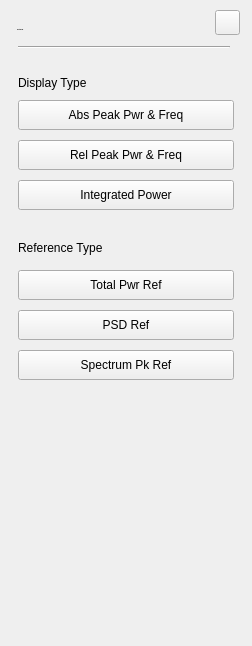
<?xml version="1.0" encoding="UTF-8"?>
<ui version="4.0">
 <class>SA_Dialog_SpecEM</class>
 <widget class="QWidget" name="SA_Dialog_SpecEM">
  <property name="geometry">
   <rect>
    <x>0</x>
    <y>0</y>
    <width>252</width>
    <height>646</height>
   </rect>
  </property>
  <property name="windowTitle">
   <string>Form</string>
  </property>
  <widget class="QWidget" name="widget" native="true">
   <property name="geometry">
    <rect>
     <x>0</x>
     <y>0</y>
     <width>252</width>
     <height>646</height>
    </rect>
   </property>
   <property name="styleSheet">
    <string notr="true">

#widget&gt;QPushButton
{
	/*color:rgb(255,255,255);*/
}

#widget&gt;QPushButton
{
	color:rgba(123, 123, 123,1);
	border-style:flat;
	font: 75 13px &quot;Arial&quot;;
	font-weight:bold;
}
#widget&gt;QPushButton:checked
{
	color:rgba(87, 87, 87,1);
}


#widget&gt;QLabel
{
	font: 75 13px &quot;Arial&quot;;
	color:rgba(46,46,46,1);
}

#widget&gt;#lblTitle
{
	font: 75 20px &quot;Arial&quot;;
	color:rgba(46,46,46,1);
	line-height:23px;
	font-weight:bold;
}
#pb_cancel
{
border-style:flat;
background-color:rgba(0,0,0,0);
background-image: url(:/sa/image/btn_close_normal.png);
}
#pb_cancel:pressed
{
background-image: url(:/sa/image/btn_close_click.png);
}
#line
{
	background-color:rgba(46,46,46,1);
}
#SA_Dialog_SpecEM[status = &quot;indoor&quot;] #widget
{
background-color:rgba(211,211,211,0.9);
}
#SA_Dialog_SpecEM[status = &quot;outdoor&quot;] #widget{
background-color:rgba(211,211,211,0.9);
}
#SA_Dialog_SpecEM[status = &quot;night&quot;] #widget
{
	background-color:rgba(208,182,139,0.9);
}
</string>
   </property>
   <widget class="QLabel" name="lblTitle">
    <property name="geometry">
     <rect>
      <x>17</x>
      <y>19</y>
      <width>158</width>
      <height>22</height>
     </rect>
    </property>
    <property name="font">
     <font>
      <family>Arial</family>
      <pointsize>-1</pointsize>
      <weight>75</weight>
      <italic>false</italic>
      <bold>true</bold>
     </font>
    </property>
    <property name="text">
     <string>Spectrum EM</string>
    </property>
   </widget>
   <widget class="QPushButton" name="pb_cancel">
    <property name="geometry">
     <rect>
      <x>215</x>
      <y>10</y>
      <width>25</width>
      <height>25</height>
     </rect>
    </property>
    <property name="focusPolicy">
     <enum>Qt::NoFocus</enum>
    </property>
    <property name="styleSheet">
     <string notr="true">/*******************indoor**********************/
#SA_Dialog_SpecEM[status  =  &quot;indoor&quot;] QPushButton
{
background-color:rgba(0,0,0,0);
background-image: url(:/sa/image/btn_close_normal.png);
}
#SA_Dialog_SpecEM[status  =  &quot;indoor&quot;] QPushButton:pressed
{
background-image: url(:/sa/image/btn_close_click.png);
}

/*******************outdoor**********************/
#SA_Dialog_SpecEM[status  =  &quot;outdoor&quot;] QPushButton
{
background-color:rgba(0,0,0,0);
background-image: url(:/sa/image/btn_close_normal.png);
}
#SA_Dialog_SpecEM[status  =  &quot;outdoor&quot;] QPushButton:pressed
{
background-image: url(:/sa/image/btn_close_click.png);
}

/*******************night**********************/
#SA_Dialog_SpecEM[status  =  &quot;night&quot;] QPushButton
{
background-color:rgba(0,0,0,0);
border-image: url(:/sa/image/night/btn_close_normal.png);
}
#SA_Dialog_SpecEM[status  =  &quot;night&quot;] QPushButton:pressed
{
border-image: url(:/sa/image/night/btn_close_click.png);
}</string>
    </property>
    <property name="text">
     <string/>
    </property>
   </widget>
   <widget class="Line" name="line">
    <property name="geometry">
     <rect>
      <x>18</x>
      <y>46</y>
      <width>212</width>
      <height>2</height>
     </rect>
    </property>
    <property name="orientation">
     <enum>Qt::Horizontal</enum>
    </property>
   </widget>
   <widget class="QLabel" name="lbl_Speed">
    <property name="geometry">
     <rect>
      <x>284</x>
      <y>262</y>
      <width>68</width>
      <height>30</height>
     </rect>
    </property>
    <property name="text">
     <string>Sweep
Speed</string>
    </property>
   </widget>
   <widget class="QPushButton" name="pb_Speed_Normal">
    <property name="geometry">
     <rect>
      <x>360</x>
      <y>262</y>
      <width>69</width>
      <height>30</height>
     </rect>
    </property>
    <property name="focusPolicy">
     <enum>Qt::NoFocus</enum>
    </property>
    <property name="styleSheet">
     <string notr="true">QPushButton:checked
{
	padding: 8px 14px 7px 10px;
	background-image: url(:/sa/image/fre_checked_left.png);
}
QPushButton:!checked
{
	padding: 8px 14px 7px 10px;
	background-image: url(:/sa/image/fre_checked_right.png);
}</string>
    </property>
    <property name="text">
     <string>Normal</string>
    </property>
    <property name="checkable">
     <bool>true</bool>
    </property>
    <property name="checked">
     <bool>true</bool>
    </property>
    <property name="autoExclusive">
     <bool>true</bool>
    </property>
   </widget>
   <widget class="QPushButton" name="pb_Speed_Fast">
    <property name="geometry">
     <rect>
      <x>431</x>
      <y>262</y>
      <width>69</width>
      <height>30</height>
     </rect>
    </property>
    <property name="focusPolicy">
     <enum>Qt::NoFocus</enum>
    </property>
    <property name="styleSheet">
     <string notr="true">QPushButton:checked
{
padding: 8px 5px 7px 6px;
	background-image: url(:/sa/image/fre_checked_right.png);
	background-position:right;
}

QPushButton:!checked
{
padding: 8px 5px 7px 6px;
	background-image: url(:/sa/image/fre_checked_left.png);
	background-position:right;
}</string>
    </property>
    <property name="text">
     <string>Fast</string>
    </property>
    <property name="checkable">
     <bool>true</bool>
    </property>
    <property name="autoExclusive">
     <bool>true</bool>
    </property>
   </widget>
   <widget class="QLabel" name="label_22">
    <property name="geometry">
     <rect>
      <x>18</x>
      <y>75</y>
      <width>111</width>
      <height>15</height>
     </rect>
    </property>
    <property name="text">
     <string>Display Type</string>
    </property>
   </widget>
   <widget class="QPushButton" name="pb_Display_Abs">
    <property name="geometry">
     <rect>
      <x>18</x>
      <y>100</y>
      <width>216</width>
      <height>30</height>
     </rect>
    </property>
    <property name="focusPolicy">
     <enum>Qt::NoFocus</enum>
    </property>
    <property name="styleSheet">
     <string notr="true">/**********************indoor************************/
#SA_Dialog_SpecEM[status  =  &quot;indoor&quot;] QPushButton
{
	color:white;
	background-image: url(:/sa/image/btn_w216_nor.png);
}

#SA_Dialog_SpecEM[status  =  &quot;indoor&quot;] QPushButton:checked
{
	background-image: url(:/sa/image/btn_w216_click.png);
}
/**********************outdoor************************/
#SA_Dialog_SpecEM[status  =  &quot;outdoor&quot;] QPushButton
{
	color:white;
	background-image: url(:/sa/image/btn_w216_nor.png);
}

#SA_Dialog_SpecEM[status  =  &quot;outdoor&quot;] QPushButton:checked
{
	background-image: url(:/sa/image/btn_w216_click.png);
}
/**********************night************************/
#SA_Dialog_SpecEM[status  =  &quot;night&quot;] QPushButton
{
	color: #FBDBA7;
	border-image: url(:/sa/image/btn_w216_nor.png);
}

#SA_Dialog_SpecEM[status  =  &quot;night&quot;] QPushButton:checked
{
	color:rgba(252, 220, 168, 1);
	border-image: url(:/sa/image/night/btn_w216_click.png);
}</string>
    </property>
    <property name="text">
     <string>Abs Peak Pwr &amp;&amp; Freq</string>
    </property>
    <property name="checkable">
     <bool>true</bool>
    </property>
    <attribute name="buttonGroup">
     <string notr="true">buttonGroup</string>
    </attribute>
   </widget>
   <widget class="QPushButton" name="pb_Display_Ref">
    <property name="geometry">
     <rect>
      <x>18</x>
      <y>140</y>
      <width>216</width>
      <height>30</height>
     </rect>
    </property>
    <property name="focusPolicy">
     <enum>Qt::NoFocus</enum>
    </property>
    <property name="styleSheet">
     <string notr="true">/**********************indoor************************/
#SA_Dialog_SpecEM[status  =  &quot;indoor&quot;] QPushButton
{
	color:white;
	background-image: url(:/sa/image/btn_w216_nor.png);
}

#SA_Dialog_SpecEM[status  =  &quot;indoor&quot;] QPushButton:checked
{
	background-image: url(:/sa/image/btn_w216_click.png);
}
/**********************outdoor************************/
#SA_Dialog_SpecEM[status  =  &quot;outdoor&quot;] QPushButton
{
	color:white;
	background-image: url(:/sa/image/btn_w216_nor.png);
}

#SA_Dialog_SpecEM[status  =  &quot;outdoor&quot;] QPushButton:checked
{
	background-image: url(:/sa/image/btn_w216_click.png);
}
/**********************night************************/
#SA_Dialog_SpecEM[status  =  &quot;night&quot;] QPushButton
{
	color: #FBDBA7;
	border-image: url(:/sa/image/btn_w216_nor.png);
}

#SA_Dialog_SpecEM[status  =  &quot;night&quot;] QPushButton:checked
{
	color:rgba(252, 220, 168, 1);
	border-image: url(:/sa/image/night/btn_w216_click.png);
}</string>
    </property>
    <property name="text">
     <string>Rel Peak Pwr &amp;&amp; Freq</string>
    </property>
    <property name="checkable">
     <bool>true</bool>
    </property>
    <attribute name="buttonGroup">
     <string notr="true">buttonGroup</string>
    </attribute>
   </widget>
   <widget class="QPushButton" name="pb_Display_IntePwr">
    <property name="geometry">
     <rect>
      <x>18</x>
      <y>180</y>
      <width>216</width>
      <height>30</height>
     </rect>
    </property>
    <property name="focusPolicy">
     <enum>Qt::NoFocus</enum>
    </property>
    <property name="styleSheet">
     <string notr="true">/**********************indoor************************/
#SA_Dialog_SpecEM[status  =  &quot;indoor&quot;] QPushButton
{
	color:white;
	background-image: url(:/sa/image/btn_w216_nor.png);
}

#SA_Dialog_SpecEM[status  =  &quot;indoor&quot;] QPushButton:checked
{
	background-image: url(:/sa/image/btn_w216_click.png);
}
/**********************outdoor************************/
#SA_Dialog_SpecEM[status  =  &quot;outdoor&quot;] QPushButton
{
	color:white;
	background-image: url(:/sa/image/btn_w216_nor.png);
}

#SA_Dialog_SpecEM[status  =  &quot;outdoor&quot;] QPushButton:checked
{
	background-image: url(:/sa/image/btn_w216_click.png);
}
/**********************night************************/
#SA_Dialog_SpecEM[status  =  &quot;night&quot;] QPushButton
{
	color: #FBDBA7;
	border-image: url(:/sa/image/btn_w216_nor.png);
}

#SA_Dialog_SpecEM[status  =  &quot;night&quot;] QPushButton:checked
{
	color:rgba(252, 220, 168, 1);
	border-image: url(:/sa/image/night/btn_w216_click.png);
}</string>
    </property>
    <property name="text">
     <string>Integrated Power</string>
    </property>
    <property name="checkable">
     <bool>true</bool>
    </property>
    <attribute name="buttonGroup">
     <string notr="true">buttonGroup</string>
    </attribute>
   </widget>
   <widget class="QPushButton" name="pb_ref_PSD">
    <property name="geometry">
     <rect>
      <x>18</x>
      <y>310</y>
      <width>216</width>
      <height>30</height>
     </rect>
    </property>
    <property name="focusPolicy">
     <enum>Qt::NoFocus</enum>
    </property>
    <property name="styleSheet">
     <string notr="true">/**********************indoor************************/
#SA_Dialog_SpecEM[status  =  &quot;indoor&quot;] QPushButton
{
	color:white;
	background-image: url(:/sa/image/btn_w216_nor.png);
}

#SA_Dialog_SpecEM[status  =  &quot;indoor&quot;] QPushButton:checked
{
	background-image: url(:/sa/image/btn_w216_click.png);
}
/**********************outdoor************************/
#SA_Dialog_SpecEM[status  =  &quot;outdoor&quot;] QPushButton
{
	color:white;
	background-image: url(:/sa/image/btn_w216_nor.png);
}

#SA_Dialog_SpecEM[status  =  &quot;outdoor&quot;] QPushButton:checked
{
	background-image: url(:/sa/image/btn_w216_click.png);
}
/**********************night************************/
#SA_Dialog_SpecEM[status  =  &quot;night&quot;] QPushButton
{
	color: #FBDBA7;
	border-image: url(:/sa/image/btn_w216_nor.png);
}

#SA_Dialog_SpecEM[status  =  &quot;night&quot;] QPushButton:checked
{
	color:rgba(252, 220, 168, 1);
	border-image: url(:/sa/image/night/btn_w216_click.png);
}</string>
    </property>
    <property name="text">
     <string>PSD Ref</string>
    </property>
    <property name="checkable">
     <bool>true</bool>
    </property>
    <attribute name="buttonGroup">
     <string notr="true">buttonGroup_2</string>
    </attribute>
   </widget>
   <widget class="QLabel" name="label_23">
    <property name="geometry">
     <rect>
      <x>18</x>
      <y>240</y>
      <width>111</width>
      <height>15</height>
     </rect>
    </property>
    <property name="text">
     <string>Reference Type</string>
    </property>
   </widget>
   <widget class="QPushButton" name="pb_ref_SpecPk">
    <property name="geometry">
     <rect>
      <x>18</x>
      <y>350</y>
      <width>216</width>
      <height>30</height>
     </rect>
    </property>
    <property name="focusPolicy">
     <enum>Qt::NoFocus</enum>
    </property>
    <property name="styleSheet">
     <string notr="true">/**********************indoor************************/
#SA_Dialog_SpecEM[status  =  &quot;indoor&quot;] QPushButton
{
	color:white;
	background-image: url(:/sa/image/btn_w216_nor.png);
}

#SA_Dialog_SpecEM[status  =  &quot;indoor&quot;] QPushButton:checked
{
	background-image: url(:/sa/image/btn_w216_click.png);
}
/**********************outdoor************************/
#SA_Dialog_SpecEM[status  =  &quot;outdoor&quot;] QPushButton
{
	color:white;
	background-image: url(:/sa/image/btn_w216_nor.png);
}

#SA_Dialog_SpecEM[status  =  &quot;outdoor&quot;] QPushButton:checked
{
	background-image: url(:/sa/image/btn_w216_click.png);
}
/**********************night************************/
#SA_Dialog_SpecEM[status  =  &quot;night&quot;] QPushButton
{
	color: #FBDBA7;
	border-image: url(:/sa/image/btn_w216_nor.png);
}

#SA_Dialog_SpecEM[status  =  &quot;night&quot;] QPushButton:checked
{
	color:rgba(252, 220, 168, 1);
	border-image: url(:/sa/image/night/btn_w216_click.png);
}
</string>
    </property>
    <property name="text">
     <string>Spectrum Pk Ref</string>
    </property>
    <property name="checkable">
     <bool>true</bool>
    </property>
    <attribute name="buttonGroup">
     <string notr="true">buttonGroup_2</string>
    </attribute>
   </widget>
   <widget class="QPushButton" name="pb_ref_TotalPwr">
    <property name="geometry">
     <rect>
      <x>18</x>
      <y>270</y>
      <width>216</width>
      <height>30</height>
     </rect>
    </property>
    <property name="focusPolicy">
     <enum>Qt::NoFocus</enum>
    </property>
    <property name="styleSheet">
     <string notr="true">/**********************indoor************************/
#SA_Dialog_SpecEM[status  =  &quot;indoor&quot;] QPushButton
{
	color:white;
	background-image: url(:/sa/image/btn_w216_nor.png);
}

#SA_Dialog_SpecEM[status  =  &quot;indoor&quot;] QPushButton:checked
{
	background-image: url(:/sa/image/btn_w216_click.png);
}
/**********************outdoor************************/
#SA_Dialog_SpecEM[status  =  &quot;outdoor&quot;] QPushButton
{
	color:white;
	background-image: url(:/sa/image/btn_w216_nor.png);
}

#SA_Dialog_SpecEM[status  =  &quot;outdoor&quot;] QPushButton:checked
{
	background-image: url(:/sa/image/btn_w216_click.png);
}
/**********************night************************/
#SA_Dialog_SpecEM[status  =  &quot;night&quot;] QPushButton
{
	color: #FBDBA7;
	border-image: url(:/sa/image/btn_w216_nor.png);
}

#SA_Dialog_SpecEM[status  =  &quot;night&quot;] QPushButton:checked
{
	color:rgba(252, 220, 168, 1);
	border-image: url(:/sa/image/night/btn_w216_click.png);
}</string>
    </property>
    <property name="text">
     <string>Total Pwr Ref</string>
    </property>
    <property name="checkable">
     <bool>true</bool>
    </property>
    <attribute name="buttonGroup">
     <string notr="true">buttonGroup_2</string>
    </attribute>
   </widget>
  </widget>
 </widget>
 <resources/>
 <connections/>
 <buttongroups>
  <buttongroup name="buttonGroup_2"/>
  <buttongroup name="buttonGroup"/>
 </buttongroups>
</ui>
